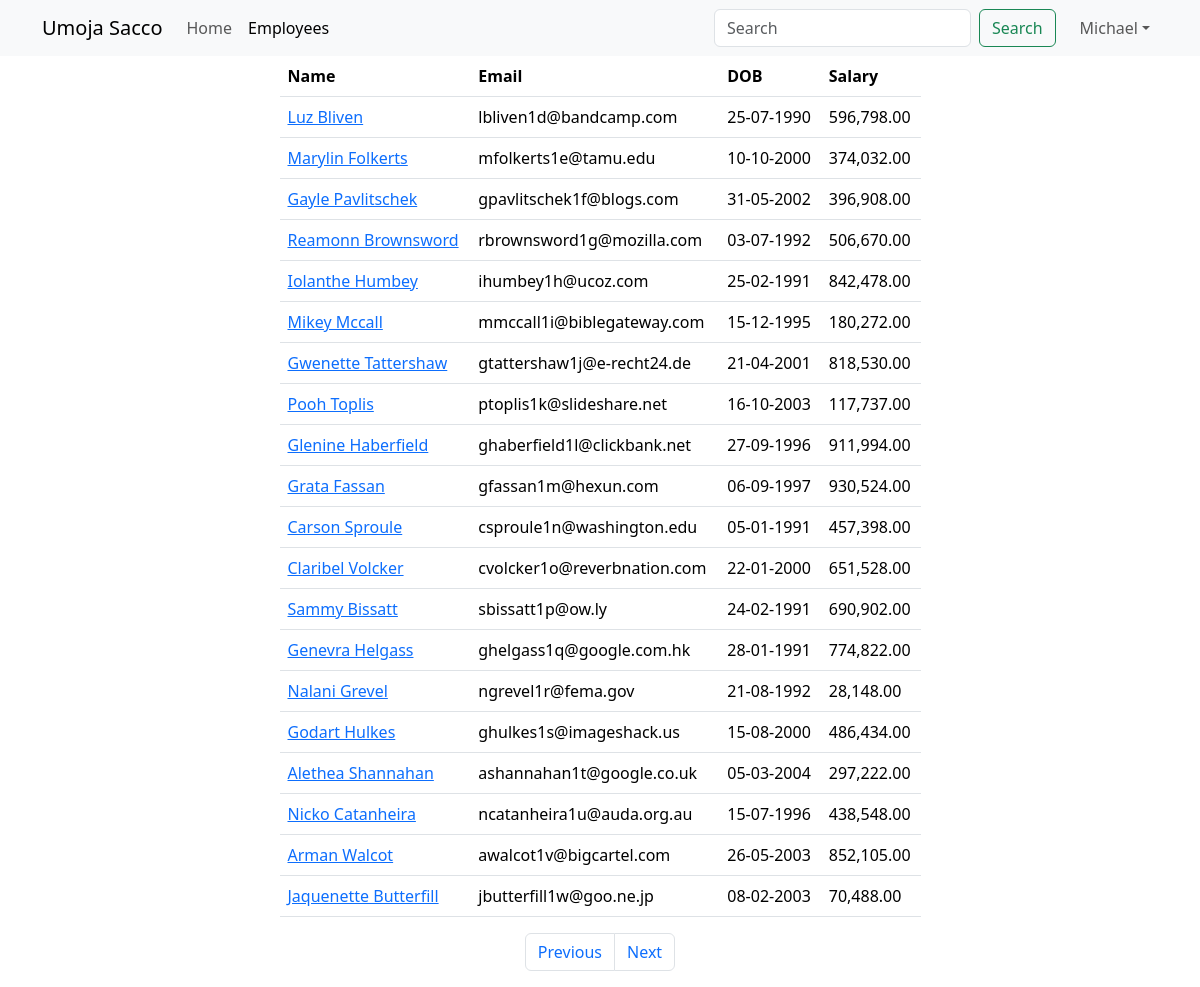
The page /employees?page=3 (signed in) on the database its author committed.
### main_app/models.py (models this page shows, shortened)
class Employee(models.Model):
    name = models.CharField(max_length=40)
    email = models.EmailField(unique=True)
    dob = models.DateField(null=True)
    salary = models.DecimalField(max_digits=10, decimal_places=2)
    disabled = models.BooleanField(default=False)
    profile = models.ImageField(upload_to=unique_img_name, null=True, default="employees/employee_icon.png")
    created_at = models.DateTimeField(auto_now_add=True, null=True)
    updated_at = models.DateTimeField(auto_now=True, null=True)

### main_app/views.py (the view)
# urls.py: path('employees', views.all_employees, name="all"),
@login_required
@permission_required('main_app.view_employee')
def all_employees(request):
    employees = Employee.objects.all()
    paginator = Paginator(employees, 20)
    page_number = request.GET.get("page")
    data = paginator.get_page(page_number)
    return render(request, "all_employees.html", {"employees": data})

### templates/all_employees.html (shortened to what this page needs)
{% extends 'base_template.html' %}
{% load humanize %}
{% block content %}
    {% include 'navbar.html' %}
    <div class="container">
        <div class="row justify-content-center">
            <div class="col-sm-7">
                <table class="table">
                    <thead>
                    <tr>
                        <th>Name</th>
                        <th>Email</th>
                        <th>DOB</th>
                        <th>Salary</th>
                    </tr>
                    </thead>
                    <tbody>
                    {% for employee in employees %}
                        <tr>
                            <td>
                                <a href="/employees/{{ employee.id }}">{{ employee.name | title }}</a>
                            </td>
                            <td>{{ employee.email }}</td>
                            <td>{{ employee.dob | date:'d-m-Y' }}</td>
                            <td>{{ employee.salary | intcomma }}</td>
                        </tr>
                    {% endfor %}
                    </tbody>
                </table>
                <nav aria-label="Page navigation example">
                    <ul class="pagination justify-content-center">
                        {% if employees.has_previous %}
                            <li class="page-item">
                                <a class="page-link" href='?page={{ employees.previous_page_number }}'>Previous</a>
                            </li>
                        {% else %}
                            <li class="page-item disabled">
                                <a class="page-link" href='' tabindex="-1" aria-disabled="True">Previous</a>
                            </li>
                        {% endif %}
                        {% if employees.has_next %}
                            <li class="page-item">
                                <a class="page-link" href='?page={{ employees.next_page_number }}'>Next</a>
                            </li>
                        {% else %}
                            <li class="page-item disabled">
                                <a class="page-link" href='' tabindex="-1" aria-disabled="True">Next</a>
                            </li>
                        {% endif %}
                    </ul>
                </nav>
            </div>
        </div>
    </div>
{% endblock %}

### templates/navbar.html (shortened to what this page needs)
<nav class="navbar sticky-top navbar-expand-lg bg-light">
    <div class="container">
        <a class="navbar-brand" href="{% url 'home' %}">Umoja Sacco</a>
        <div class="collapse navbar-collapse" id="navbarTogglerDemo02">
            <ul class="navbar-nav me-auto mb-2 mb-lg-0">
                <li class="nav-item">
                    <a class="nav-link {% if "/" == request.path %}active{% endif %}" aria-current="page"
                       href="{% url 'home' %}">Home</a>
                </li>
                <li class="nav-item">
                    <a class="nav-link {% if "/employees" == request.path %}active{% endif %}" href="{% url 'all' %}">Employees</a>
                </li>
            </ul>
            <form class="d-flex" role="search" method="get" action="{% url 'search' %}">
                <input class="form-control me-2" name="search_word" type="search" placeholder="Search"
                       aria-label="Search">
                <button class="btn btn-outline-success" type="submit">Search</button>
            </form>
            <ul class="navbar-nav ms-3 mb-2 mb-lg-0">
                <li class="nav-item dropdown">
                    <a class="nav-link dropdown-toggle" href="#" role="button" data-bs-toggle="dropdown">{{ user.first_name }}</a>
                </li>
            </ul>
        </div>
    </div>
</nav>

### rows shown on the page
Employee: name "Luz Bliven", email "lbliven1d@bandcamp.com", dob "25-07-1990", salary "596,798.00"
Employee: name "Marylin Folkerts", email "mfolkerts1e@tamu.edu", dob "10-10-2000", salary "374,032.00"
Employee: name "Gayle Pavlitschek", email "gpavlitschek1f@blogs.com", dob "31-05-2002", salary "396,908.00"
Employee: name "Reamonn Brownsword", email "rbrownsword1g@mozilla.com", dob "03-07-1992", salary "506,670.00"
Employee: name "Iolanthe Humbey", email "ihumbey1h@ucoz.com", dob "25-02-1991", salary "842,478.00"
Employee: name "Mikey Mccall", email "mmccall1i@biblegateway.com", dob "15-12-1995", salary "180,272.00"
Employee: name "Gwenette Tattershaw", email "gtattershaw1j@e-recht24.de", dob "21-04-2001", salary "818,530.00"
Employee: name "Pooh Toplis", email "ptoplis1k@slideshare.net", dob "16-10-2003", salary "117,737.00"
Employee: name "Glenine Haberfield", email "ghaberfield1l@clickbank.net", dob "27-09-1996", salary "911,994.00"
Employee: name "Grata Fassan", email "gfassan1m@hexun.com", dob "06-09-1997", salary "930,524.00"
Employee: name "Carson Sproule", email "csproule1n@washington.edu", dob "05-01-1991", salary "457,398.00"
Employee: name "Claribel Volcker", email "cvolcker1o@reverbnation.com", dob "22-01-2000", salary "651,528.00"
Employee: name "Sammy Bissatt", email "sbissatt1p@ow.ly", dob "24-02-1991", salary "690,902.00"
Employee: name "Genevra Helgass", email "ghelgass1q@google.com.hk", dob "28-01-1991", salary "774,822.00"
Employee: name "Nalani Grevel", email "ngrevel1r@fema.gov", dob "21-08-1992", salary "28,148.00"
Employee: name "Godart Hulkes", email "ghulkes1s@imageshack.us", dob "15-08-2000", salary "486,434.00"
Employee: name "Alethea Shannahan", email "ashannahan1t@google.co.uk", dob "05-03-2004", salary "297,222.00"
Employee: name "Nicko Catanheira", email "ncatanheira1u@auda.org.au", dob "15-07-1996", salary "438,548.00"
Employee: name "Arman Walcot", email "awalcot1v@bigcartel.com", dob "26-05-2003", salary "852,105.00"
Employee: name "Jaquenette Butterfill", email "jbutterfill1w@goo.ne.jp", dob "08-02-2003", salary "70,488.00"

### other values the page prints
{{ user.first_name }} "Michael"
